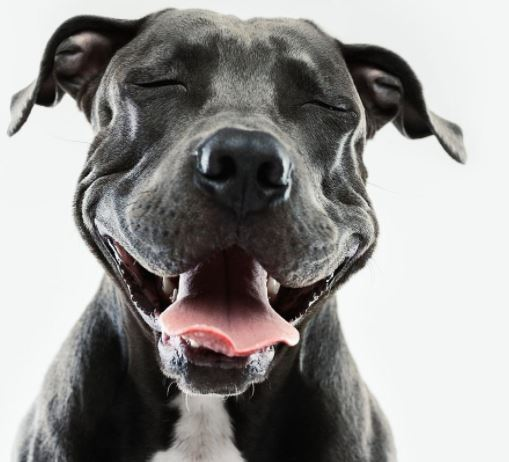
#> input picture data/test/00000004.JPG, 509 x 462 px, given in place of ., which was not available
$ python -i tools_imgio.py   (imports and definitions only)
#> lines starting #> are read from the running program, lines starting #| are printed output that depends on the picture; pictures that were not available may be replaced by others from this repository, and a replacement may not be noted
#环境列表
'''
# Name                    Version                   Build  Channel
blas                      1.0                         mkl    https://mirrors.ustc.edu.cn/anaconda/pkgs/main
blosc                     1.21.0               h19a0ad4_0    https://mirrors.ustc.edu.cn/anaconda/pkgs/main
brotli                    1.0.9                ha925a31_2    https://mirrors.ustc.edu.cn/anaconda/pkgs/main
bzip2                     1.0.8                he774522_0    https://mirrors.ustc.edu.cn/anaconda/pkgs/main
ca-certificates           2021.7.5             haa95532_1    https://mirrors.ustc.edu.cn/anaconda/pkgs/main
certifi                   2021.5.30        py38haa95532_0    https://mirrors.ustc.edu.cn/anaconda/pkgs/main
cfitsio                   3.470                he774522_6    https://mirrors.ustc.edu.cn/anaconda/pkgs/main
charls                    2.2.0                h6c2663c_0    https://mirrors.ustc.edu.cn/anaconda/pkgs/main
cloudpickle               1.6.0                      py_0    https://mirrors.ustc.edu.cn/anaconda/pkgs/main
cudatoolkit               11.1.1               heb2d755_7    https://mirrors.ustc.edu.cn/anaconda/cloud/conda-forge
cudnn                     8.1.0.77             h3e0f4f4_0    https://mirrors.ustc.edu.cn/anaconda/cloud/conda-forge
cycler                    0.10.0                   py38_0    https://mirrors.ustc.edu.cn/anaconda/pkgs/main
cytoolz                   0.11.0           py38he774522_0    https://mirrors.ustc.edu.cn/anaconda/pkgs/main
dask-core                 2021.7.0           pyhd3eb1b0_0    https://mirrors.ustc.edu.cn/anaconda/pkgs/main
freetype                  2.10.4               hd328e21_0    https://mirrors.ustc.edu.cn/anaconda/pkgs/main
fsspec                    2021.7.0           pyhd3eb1b0_0    https://mirrors.ustc.edu.cn/anaconda/pkgs/main
geos                      3.8.0                h33f27b4_0    https://mirrors.ustc.edu.cn/anaconda/pkgs/main
giflib                    5.2.1                h62dcd97_0    https://mirrors.ustc.edu.cn/anaconda/pkgs/main
h5py                      2.10.0           py38h5e291fa_0    https://mirrors.ustc.edu.cn/anaconda/pkgs/main
hdf5                      1.10.4               h7ebc959_0    https://mirrors.ustc.edu.cn/anaconda/pkgs/main
icc_rt                    2019.0.0             h0cc432a_1    https://mirrors.ustc.edu.cn/anaconda/pkgs/main
icu                       58.2                 ha925a31_3    https://mirrors.ustc.edu.cn/anaconda/pkgs/main
imagecodecs               2021.6.8         py38h5da4933_0    https://mirrors.ustc.edu.cn/anaconda/pkgs/main
imageio                   2.9.0              pyhd3eb1b0_0    https://mirrors.ustc.edu.cn/anaconda/pkgs/main
imgaug                    0.4.0              pyhd3eb1b0_0    https://mirrors.ustc.edu.cn/anaconda/pkgs/main
intel-openmp              2021.3.0          haa95532_3372    https://mirrors.ustc.edu.cn/anaconda/pkgs/main
jpeg                      9b                   hb83a4c4_2    https://mirrors.ustc.edu.cn/anaconda/pkgs/main
kiwisolver                1.3.1            py38hd77b12b_0    https://mirrors.ustc.edu.cn/anaconda/pkgs/main
lcms2                     2.12                 h83e58a3_0    https://mirrors.ustc.edu.cn/anaconda/pkgs/main
lerc                      2.2.1                hd77b12b_0    https://mirrors.ustc.edu.cn/anaconda/pkgs/main
libaec                    1.0.4                h33f27b4_1    https://mirrors.ustc.edu.cn/anaconda/pkgs/main
libdeflate                1.7                  h2bbff1b_5    https://mirrors.ustc.edu.cn/anaconda/pkgs/main
libopencv                 4.0.1                hbb9e17c_0    https://mirrors.ustc.edu.cn/anaconda/pkgs/main
libpng                    1.6.37               h2a8f88b_0    https://mirrors.ustc.edu.cn/anaconda/pkgs/main
libprotobuf               3.14.0               h23ce68f_0    https://mirrors.ustc.edu.cn/anaconda/pkgs/main
libsodium                 1.0.18               h62dcd97_0    https://mirrors.ustc.edu.cn/anaconda/pkgs/main
libtiff                   4.2.0                hd0e1b90_0    https://mirrors.ustc.edu.cn/anaconda/pkgs/main
libuv                     1.40.0               he774522_0    https://mirrors.ustc.edu.cn/anaconda/pkgs/main
libzopfli                 1.0.3                ha925a31_0    https://mirrors.ustc.edu.cn/anaconda/pkgs/main
locket                    0.2.1            py38haa95532_1    https://mirrors.ustc.edu.cn/anaconda/pkgs/main
lz4-c                     1.9.3                h2bbff1b_0    https://mirrors.ustc.edu.cn/anaconda/pkgs/main
matplotlib                3.3.4            py38haa95532_0    https://mirrors.ustc.edu.cn/anaconda/pkgs/main
matplotlib-base           3.3.4            py38h49ac443_0    https://mirrors.ustc.edu.cn/anaconda/pkgs/main
mkl                       2021.3.0           haa95532_524    https://mirrors.ustc.edu.cn/anaconda/pkgs/main
mkl-service               2.4.0            py38h2bbff1b_0    https://mirrors.ustc.edu.cn/anaconda/pkgs/main
mkl_fft                   1.3.0            py38h277e83a_2    https://mirrors.ustc.edu.cn/anaconda/pkgs/main
mkl_random                1.2.2            py38hf11a4ad_0    https://mirrors.ustc.edu.cn/anaconda/pkgs/main
networkx                  2.6.1              pyhd3eb1b0_0    https://mirrors.ustc.edu.cn/anaconda/pkgs/main
ninja                     1.10.2               h6d14046_1    https://mirrors.ustc.edu.cn/anaconda/pkgs/main
numpy                     1.20.3           py38ha4e8547_0    https://mirrors.ustc.edu.cn/anaconda/pkgs/main
numpy-base                1.20.3           py38hc2deb75_0    https://mirrors.ustc.edu.cn/anaconda/pkgs/main
olefile                   0.46                       py_0    https://mirrors.ustc.edu.cn/anaconda/pkgs/main
opencv                    4.0.1            py38h2a7c758_0    https://mirrors.ustc.edu.cn/anaconda/pkgs/main
openjpeg                  2.3.0                h5ec785f_1    https://mirrors.ustc.edu.cn/anaconda/pkgs/main
openssl                   1.1.1k               h2bbff1b_0    https://mirrors.ustc.edu.cn/anaconda/pkgs/main
pandas                    1.2.4            py38hd77b12b_0    https://mirrors.ustc.edu.cn/anaconda/pkgs/main
partd                     1.2.0              pyhd3eb1b0_0    https://mirrors.ustc.edu.cn/anaconda/pkgs/main
pillow                    8.3.1            py38h4fa10fc_0    https://mirrors.ustc.edu.cn/anaconda/pkgs/main
pip                       21.1.3           py38haa95532_0    https://mirrors.ustc.edu.cn/anaconda/pkgs/main
protobuf                  3.14.0           py38hd77b12b_1    https://mirrors.ustc.edu.cn/anaconda/pkgs/main
py-opencv                 4.0.1            py38he44ac1e_0    https://mirrors.ustc.edu.cn/anaconda/pkgs/main
pyparsing                 2.4.7              pyhd3eb1b0_0    https://mirrors.ustc.edu.cn/anaconda/pkgs/main
pyqt                      5.9.2            py38ha925a31_4    https://mirrors.ustc.edu.cn/anaconda/pkgs/main
pyreadline                2.1                      py38_1    https://mirrors.ustc.edu.cn/anaconda/pkgs/main
python                    3.8.10               hdbf39b2_7    https://mirrors.ustc.edu.cn/anaconda/pkgs/main
python-dateutil           2.8.2              pyhd3eb1b0_0    https://mirrors.ustc.edu.cn/anaconda/pkgs/main
pytorch                   1.8.1           py3.8_cuda11.1_cudnn8_0    https://mirrors.ustc.edu.cn/anaconda/cloud/pytorch
pytz                      2021.1             pyhd3eb1b0_0    https://mirrors.ustc.edu.cn/anaconda/pkgs/main
pywavelets                1.1.1            py38he774522_2    https://mirrors.ustc.edu.cn/anaconda/pkgs/main
pyyaml                    5.4.1            py38h2bbff1b_1    https://mirrors.ustc.edu.cn/anaconda/pkgs/main
pyzmq                     20.0.0           py38hd77b12b_1    https://mirrors.ustc.edu.cn/anaconda/pkgs/main
qt                        5.9.7            vc14h73c81de_0    https://mirrors.ustc.edu.cn/anaconda/pkgs/main
scikit-image              0.18.1           py38hf11a4ad_0    https://mirrors.ustc.edu.cn/anaconda/pkgs/main
scipy                     1.6.2            py38h66253e8_1    https://mirrors.ustc.edu.cn/anaconda/pkgs/main
setuptools                52.0.0           py38haa95532_0    https://mirrors.ustc.edu.cn/anaconda/pkgs/main
shapely                   1.7.1            py38h210f175_0    https://mirrors.ustc.edu.cn/anaconda/pkgs/main
sip                       4.19.13          py38ha925a31_0    https://mirrors.ustc.edu.cn/anaconda/pkgs/main
six                       1.16.0             pyhd3eb1b0_0    https://mirrors.ustc.edu.cn/anaconda/pkgs/main
snappy                    1.1.8                h33f27b4_0    https://mirrors.ustc.edu.cn/anaconda/pkgs/main
sqlite                    3.36.0               h2bbff1b_0    https://mirrors.ustc.edu.cn/anaconda/pkgs/main
tensorboardx              2.2                pyhd8ed1ab_0    https://mirrors.ustc.edu.cn/anaconda/cloud/conda-forge
tifffile                  2021.4.8           pyhd3eb1b0_2    https://mirrors.ustc.edu.cn/anaconda/pkgs/main
tk                        8.6.10               he774522_0    https://mirrors.ustc.edu.cn/anaconda/pkgs/main
toolz                     0.11.1             pyhd3eb1b0_0    https://mirrors.ustc.edu.cn/anaconda/pkgs/main
torchaudio                0.8.1                      py38    https://mirrors.ustc.edu.cn/anaconda/cloud/pytorch
torchvision               0.9.1                py38_cu111    https://mirrors.ustc.edu.cn/anaconda/cloud/pytorch
tornado                   6.1              py38h2bbff1b_0    https://mirrors.ustc.edu.cn/anaconda/pkgs/main
typing_extensions         3.10.0.0           pyh06a4308_0    https://mirrors.ustc.edu.cn/anaconda/pkgs/main
vc                        14.2                 h21ff451_1    https://mirrors.ustc.edu.cn/anaconda/pkgs/main
vs2015_runtime            14.27.29016          h5e58377_2    https://mirrors.ustc.edu.cn/anaconda/pkgs/main
wheel                     0.36.2             pyhd3eb1b0_0    https://mirrors.ustc.edu.cn/anaconda/pkgs/main
wincertstore              0.2                      py38_0    https://mirrors.ustc.edu.cn/anaconda/pkgs/main
xz                        5.2.5                h62dcd97_0    https://mirrors.ustc.edu.cn/anaconda/pkgs/main
yaml                      0.2.5                he774522_0    https://mirrors.ustc.edu.cn/anaconda/pkgs/main
zeromq                    4.3.3                ha925a31_3    https://mirrors.ustc.edu.cn/anaconda/pkgs/main
zfp                       0.5.5                hd77b12b_6    https://mirrors.ustc.edu.cn/anaconda/pkgs/main
zlib                      1.2.11               h62dcd97_4    https://mirrors.ustc.edu.cn/anaconda/pkgs/main
zstd                      1.4.9                h19a0ad4_0    https://mirrors.ustc.edu.cn/anaconda/pkgs/main
'''

#程序说明：图片读取的一些工具函数


import cv2 as cv
import numpy as np
import glob
import os


# 函数说明：
# 根据文件的路径，提取不带文件夹和后缀名字的文件名
# 输入数据：
# img_paths：这个是完整的带文件夹和后缀的文件名列表
# 输出数据：
# base_names：不带后缀，不带文件夹的文件名
#编写人员：刘辉-西安邮电大学
#编写日期：2021.08.06于西安市富力城
def get_base_names(img_paths):

    flag_first = True

    for img_path in img_paths:
        if flag_first:
            split_list = os.path.splitext(os.path.basename(img_path))
            base_names = split_list[-2]
            base_names = np.expand_dims(base_names, axis=0)
            flag_first = False
        else:
            split_list = os.path.splitext(os.path.basename(img_path))
            base_name = split_list[-2]
            base_name = np.expand_dims(base_name, axis=0)
            base_names = np.concatenate((base_names,base_name),axis = 0)

    return base_names

#函数说明：根据图片的路径列表，将图片读取出来
#输入：
#img_paths:路径列表，包含的每一个路径要细致到图片的扩展名
#resize：resize的大小，默认128*128
#输出：
#imgs：图片列表，每个列表包含一张三维张量，H W C，C的排列顺序是RGB
#编写人员：刘辉-西安邮电大学
#编写日期：2021.08.06于西安市富力城
def get_imgs_RGB(img_paths,resize = (128,128)):

#> called with img_paths = '../data/test/00000004.JPG', resize = (128, 128)
    flag_first = True

    for img1_path in img_paths:
        if flag_first:
            imgs = cv.imread(img1_path.replace('\\','\\\\'))
#> imgs is the input picture: shape (462, 509, 3); mean B, G, R 146.5, 148.4, 149.9
            imgs = cv.resize(imgs,resize)
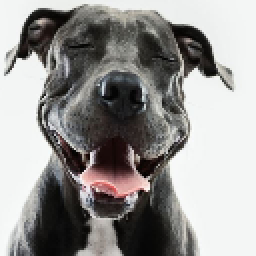
#> imgs: shape (128, 128, 3) (shown 2 times larger); mean B, G, R 146.4, 148.3, 149.8
            #将图片通道转成rgb的顺序
            b,g,r = cv.split(imgs)
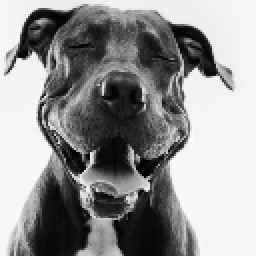
#> b: shape (128, 128) (shown 2 times larger); min 0, max 253, mean 146.4
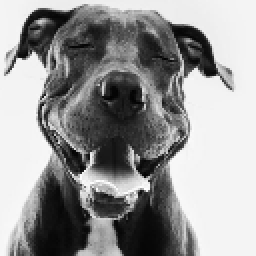
#> r: shape (128, 128) (shown 2 times larger); min 1, max 255, mean 149.8
            imgs = cv.merge([r,g,b])
            imgs = np.expand_dims(imgs, axis=0)
            flag_first = False

        else:
            img = cv.imread(img1_path.replace('\\','\\\\'))
#> (the run stopped early here; a loop or call above may not have finished)
